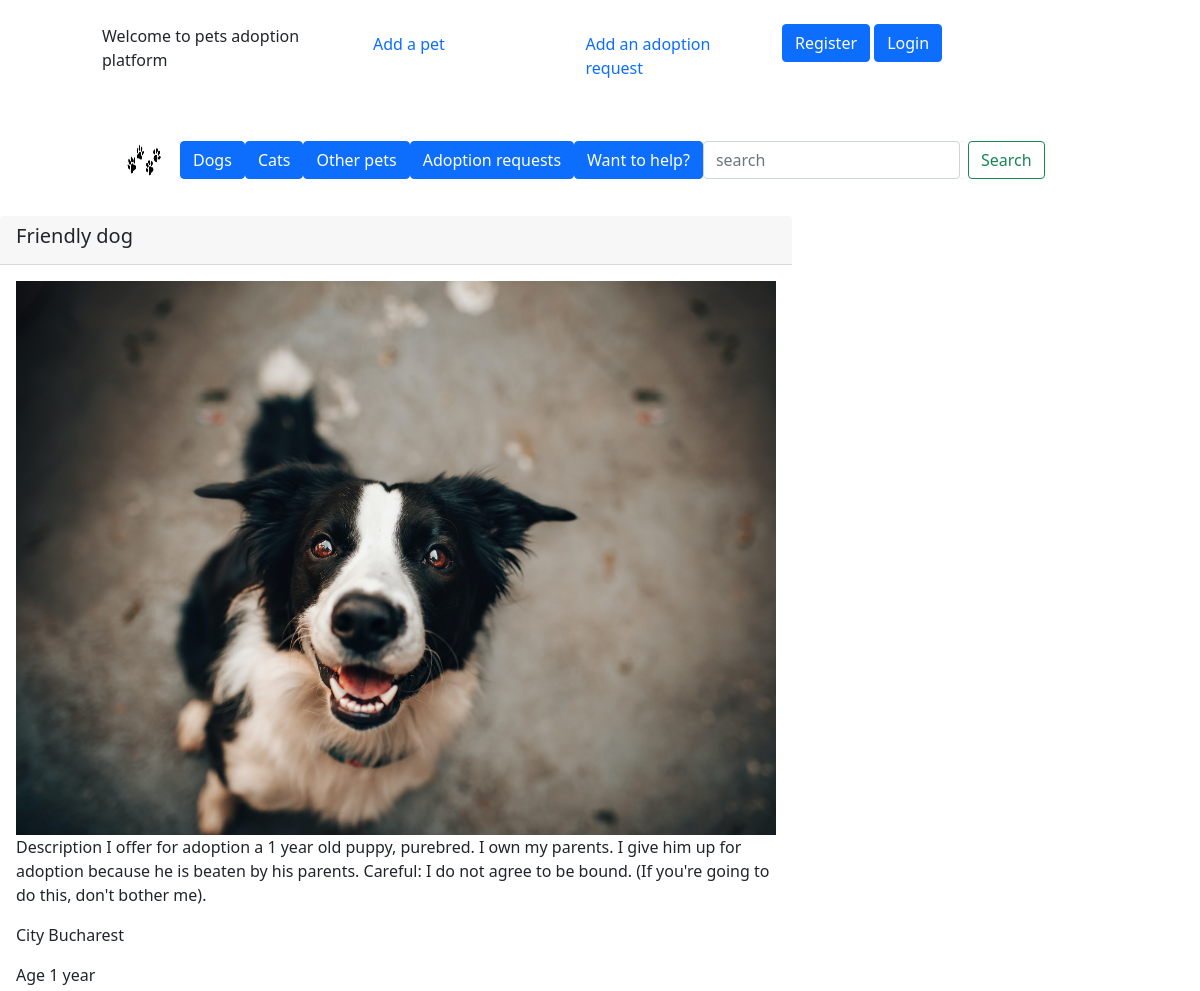
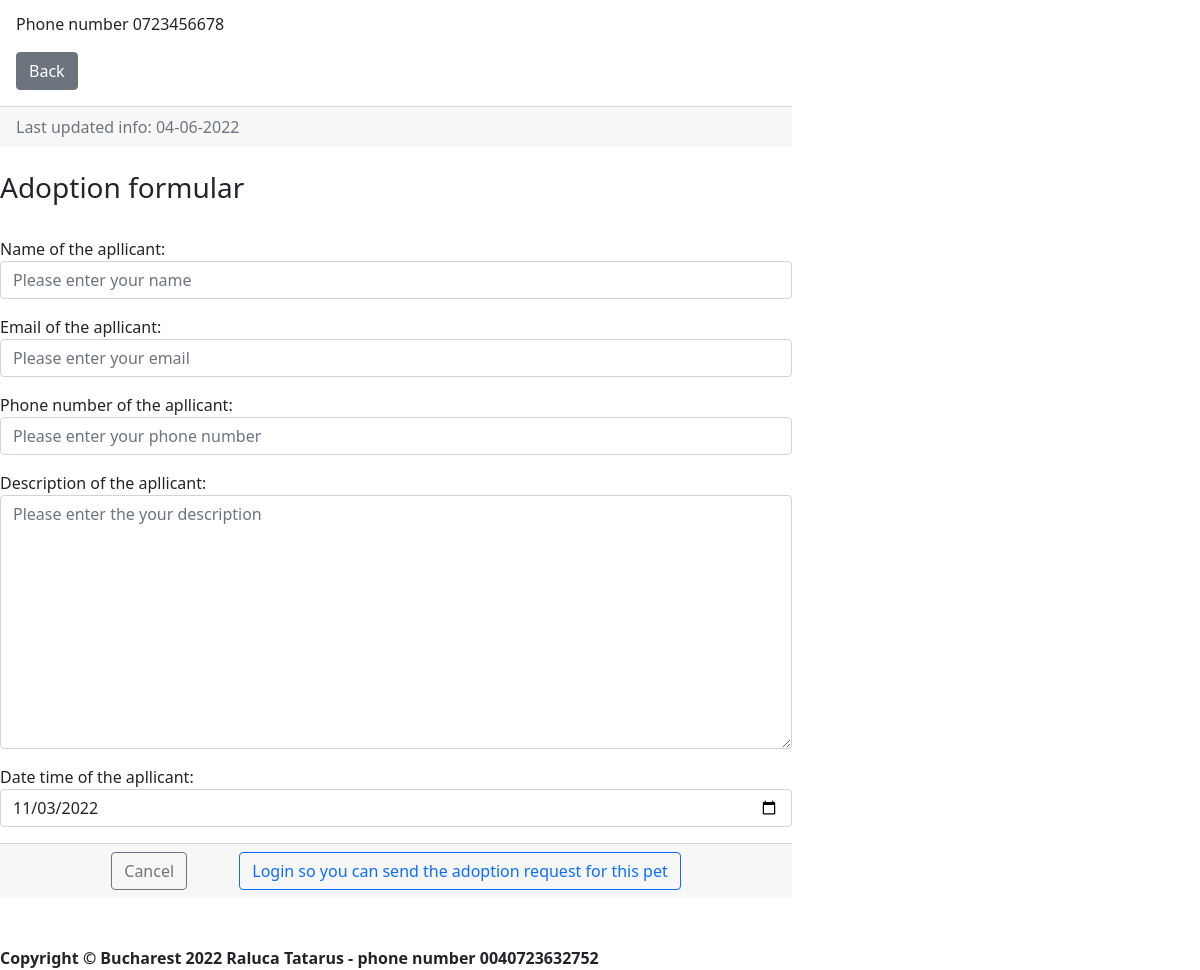
The page /pet_details/8/ on the database its author committed (2 pictures, top to bottom).
### pets/models.py (models this page shows, shortened)
class Pets(models.Model):
    GENDER_OPTION = (('male', 'Male'), ('female', 'Female'))
    ANIMAL_CAT_OR_DOG = (('dog', 'dog'), ('cat', 'cat'), ('other', 'other pets'))
    ANIMAL_TYPE_OPTION = (('puppy', 'puppy'), ('kitten', 'kitten'), ('small size', 'small size'), ('medium size', 'medium size'),
                          ('high size', 'high size'), ('vaccine', 'vaccine'), ('sterilized', 'sterilized'))
    announce_title = models.CharField(max_length=20)
    animal_type = models.CharField(choices=ANIMAL_CAT_OR_DOG, max_length=10)
    animal_description = models.CharField(max_length=1000)
    animal_label = models.CharField(choices=ANIMAL_TYPE_OPTION, max_length=11)
    another_label_description = models.CharField(null=True, blank=True, max_length=255)
    district = models.CharField(null=True, blank=True, max_length=20)
    city = models.CharField(max_length=20)
    pet_image = models.ImageField(null=True, blank=True, upload_to='static/images/')
    animal_name = models.CharField(null=True, blank=True, max_length=12)
    animal_age = models.CharField(max_length=7)
    gender = models.CharField(choices=GENDER_OPTION, max_length=6)
    phone_number = models.CharField(max_length=10)
    email = models.EmailField(max_length=200)
    date_time = models.DateField(default=timezone.now)
    active = models.BooleanField(null=True, blank=True, default=True)
    poster = models.ForeignKey(User, on_delete=models.CASCADE, null=True, blank=True)

### pets/views.py (the view)
# urls.py: path('pet_details/<int:pk>/', views.pet_details_view, name='pet_details'),
def pet_details_view(request, pk):
    pet = Pets.objects.get(pk=pk)
    adoptionrequest = AdoptionrequestperpetForm(initial={'pet': pet.id})
    return render(request, 'pets/pet_details.html', {'pets': pet, 'adoptionrequestperpet': adoptionrequest})

### adoptionrequest/forms.py
class AdoptionrequestperpetForm(forms.ModelForm):
    class Meta:
        model = Adoptionrequestperpet
        fields = ['name_of_the_apllicant', 'email_of_the_apllicant', 'phone_number_of_the_apllicant',
                  'description_of_the_apllicant', 'date_time_of_the_apllicant', 'pet' ]
        widgets = {
            'name_of_the_apllicant': TextInput(attrs={'placeholder': 'Please enter your name', 'class': 'form-control'}),
            'email_of_the_apllicant': EmailInput(attrs={'placeholder': 'Please enter your email', 'class': 'form-control'}),
            'phone_number_of_the_apllicant': NumberInput(attrs={'placeholder': 'Please enter your phone number',
                                               'class': 'form-control'}),
            'description_of_the_apllicant': Textarea(attrs={'placeholder': 'Please enter the your description',
                                                  'class': 'form-control'}),
            'date_time_of_the_apllicant': DateInput(attrs={'type': 'date', 'class': 'form-control'}),
            'pet': forms.HiddenInput()
        }
    def __init__(self, *args, **kwargs):
        super().__init__(*args, **kwargs)

### templates/pets/pet_details.html (shortened to what this page needs)
{% extends 'base.html' %}
{% block content %}
    <div class="container">
        <div class="row">
            <div class="col-md-8 mt-2">
                <div class="card-text-center">
                    <div class="card-header">
                        <h5 class="card-title"> {{ pets.announce_title }} </h5>
                    </div>
                    <div class="card-body">
                        {% if pets.pet_image %}
                            <img class="col-12" src="{{ pets.pet_image.url }}" alt="">
                        {% else %}
                            <img class="col-12" src="../static/poza.jpg" alt="">
                        {% endif %}
                        <p class="card-text"> Description {{ pets.animal_description }} </p>
                        <p class="card-text"> City {{ pets.city }} </p>
                        <p class="card-text"> Age {{ pets.animal_age }} </p>
                        <p class="card-text">Phone number {{ pets.phone_number }} </p>
                        <a href="{% url 'pets_list' %}" class="btn btn-secondary">Back</a>
                    </div>
                    <div class="card-footer text-muted">
                        Last updated info: {{ pets.date_time|date:"d-m-Y" }}
                    </div>
                <br>
                    <div>
                        <h3> Adoption formular</h3>
                        <form method="post" action="{% url  'create_adoptionrequestperpet' %}">
                                                    <br>
                        {{ adoptionrequestperpet.as_p }}
                       <div class="card-footer text-center">
                            <a href="{% url 'pets_list' %}" class="btn btn-outline-secondary mx-4">Cancel</a>
                            {% if user.is_authenticated %}
                            <button type="submit" class="btn btn-outline-primary mx-4">Send</button>
                                {% else %}  <a href="{% url 'login' %}" class="btn btn-outline-primary mx-4">Login so you can send the adoption request for this pet</a>
                            {% endif %}
                        </div>
                        </form>
                    </div>
                </div>
            </div>
        </div>
    </div>
{% endblock %}

### rows shown on the page
Pets: announce_title "Friendly dog", pet_image (picture), animal_description "I offer for adoption a 1 year old puppy, purebred. I own my parents. I give him up for adoption because he is beaten by his parents. Careful: I do not agree to be bound. (If you're going to do this, don't bother me).", city "Bucharest", animal_age "1 year", phone_number "0723456678", date_time "04-06-2022"
